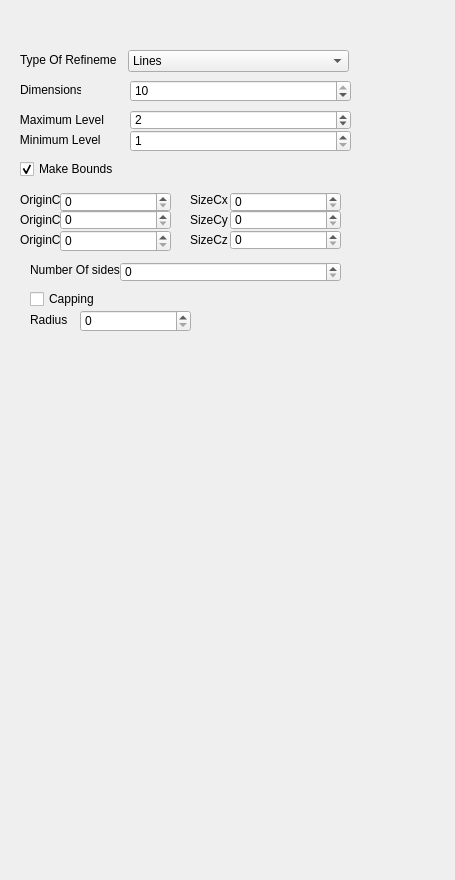
<ui version="4.0" >
 <class>Form</class>
 <widget class="QWidget" name="Form" >
  <property name="geometry" >
   <rect>
    <x>0</x>
    <y>0</y>
    <width>455</width>
    <height>880</height>
   </rect>
  </property>
  <property name="windowTitle" >
   <string>Form</string>
  </property>
  <widget class="QComboBox" name="TypeOfRefinement" >
   <property name="geometry" >
    <rect>
     <x>128</x>
     <y>50</y>
     <width>221</width>
     <height>22</height>
    </rect>
   </property>
   <item>
    <property name="text" >
     <string>Lines</string>
    </property>
   </item>
   <item>
    <property name="text" >
     <string>Tube Contour</string>
    </property>
   </item>
  </widget>
  <widget class="QLabel" name="label_2" >
   <property name="geometry" >
    <rect>
     <x>20</x>
     <y>50</y>
     <width>96</width>
     <height>20</height>
    </rect>
   </property>
   <property name="text" >
    <string>Type Of Refinement</string>
   </property>
  </widget>
  <widget class="QSpinBox" name="Dimensions" >
   <property name="geometry" >
    <rect>
     <x>130</x>
     <y>80</y>
     <width>221</width>
     <height>22</height>
    </rect>
   </property>
   <property name="minimum" >
    <number>2</number>
   </property>
   <property name="maximum" >
    <number>10</number>
   </property>
   <property name="value" >
    <number>10</number>
   </property>
  </widget>
  <widget class="QLabel" name="label_3" >
   <property name="geometry" >
    <rect>
     <x>20</x>
     <y>80</y>
     <width>61</width>
     <height>20</height>
    </rect>
   </property>
   <property name="text" >
    <string>Dimensions</string>
   </property>
  </widget>
  <widget class="QLabel" name="label_4" >
   <property name="geometry" >
    <rect>
     <x>10</x>
     <y>110</y>
     <width>101</width>
     <height>20</height>
    </rect>
   </property>
   <property name="text" >
    <string>   Maximum Level</string>
   </property>
  </widget>
  <widget class="QLabel" name="label_5" >
   <property name="geometry" >
    <rect>
     <x>10</x>
     <y>130</y>
     <width>101</width>
     <height>20</height>
    </rect>
   </property>
   <property name="text" >
    <string>   Minimum Level</string>
   </property>
  </widget>
  <widget class="QCheckBox" name="MakeBounds" >
   <property name="geometry" >
    <rect>
     <x>20</x>
     <y>160</y>
     <width>131</width>
     <height>18</height>
    </rect>
   </property>
   <property name="text" >
    <string>Make Bounds</string>
   </property>
   <property name="checked" >
    <bool>true</bool>
   </property>
  </widget>
  <widget class="QSpinBox" name="OriginCx" >
   <property name="geometry" >
    <rect>
     <x>60</x>
     <y>192</y>
     <width>111</width>
     <height>20</height>
    </rect>
   </property>
   <property name="maximum" >
    <number>16777215</number>
   </property>
  </widget>
  <widget class="QSpinBox" name="OriginCy" >
   <property name="geometry" >
    <rect>
     <x>60</x>
     <y>210</y>
     <width>111</width>
     <height>20</height>
    </rect>
   </property>
   <property name="maximum" >
    <number>16777215</number>
   </property>
  </widget>
  <widget class="QSpinBox" name="SizeCx" >
   <property name="geometry" >
    <rect>
     <x>230</x>
     <y>192</y>
     <width>111</width>
     <height>20</height>
    </rect>
   </property>
   <property name="maximum" >
    <number>16777215</number>
   </property>
  </widget>
  <widget class="QSpinBox" name="SizeCy" >
   <property name="geometry" >
    <rect>
     <x>230</x>
     <y>210</y>
     <width>111</width>
     <height>20</height>
    </rect>
   </property>
   <property name="maximum" >
    <number>16777215</number>
   </property>
  </widget>
  <widget class="QSpinBox" name="OriginCz" >
   <property name="geometry" >
    <rect>
     <x>60</x>
     <y>230</y>
     <width>111</width>
     <height>22</height>
    </rect>
   </property>
   <property name="maximum" >
    <number>16777215</number>
   </property>
  </widget>
  <widget class="QSpinBox" name="SizeCz" >
   <property name="geometry" >
    <rect>
     <x>230</x>
     <y>230</y>
     <width>111</width>
     <height>20</height>
    </rect>
   </property>
   <property name="maximum" >
    <number>16777215</number>
   </property>
  </widget>
  <widget class="QLabel" name="label_6" >
   <property name="geometry" >
    <rect>
     <x>20</x>
     <y>190</y>
     <width>41</width>
     <height>20</height>
    </rect>
   </property>
   <property name="text" >
    <string>OriginCx</string>
   </property>
  </widget>
  <widget class="QLabel" name="label_7" >
   <property name="geometry" >
    <rect>
     <x>20</x>
     <y>210</y>
     <width>41</width>
     <height>20</height>
    </rect>
   </property>
   <property name="text" >
    <string>OriginCy</string>
   </property>
  </widget>
  <widget class="QLabel" name="label_8" >
   <property name="geometry" >
    <rect>
     <x>20</x>
     <y>230</y>
     <width>41</width>
     <height>20</height>
    </rect>
   </property>
   <property name="text" >
    <string>OriginCz</string>
   </property>
  </widget>
  <widget class="QLabel" name="label_9" >
   <property name="geometry" >
    <rect>
     <x>190</x>
     <y>190</y>
     <width>41</width>
     <height>20</height>
    </rect>
   </property>
   <property name="text" >
    <string>SizeCx</string>
   </property>
  </widget>
  <widget class="QLabel" name="label_10" >
   <property name="geometry" >
    <rect>
     <x>190</x>
     <y>210</y>
     <width>41</width>
     <height>20</height>
    </rect>
   </property>
   <property name="text" >
    <string>SizeCy</string>
   </property>
  </widget>
  <widget class="QLabel" name="label_11" >
   <property name="geometry" >
    <rect>
     <x>190</x>
     <y>230</y>
     <width>41</width>
     <height>20</height>
    </rect>
   </property>
   <property name="text" >
    <string>SizeCz</string>
   </property>
  </widget>
  <widget class="QSpinBox" name="NumberOfSides" >
   <property name="geometry" >
    <rect>
     <x>120</x>
     <y>262</y>
     <width>221</width>
     <height>20</height>
    </rect>
   </property>
   <property name="maximum" >
    <number>16777215</number>
   </property>
  </widget>
  <widget class="QLabel" name="label_12" >
   <property name="geometry" >
    <rect>
     <x>30</x>
     <y>260</y>
     <width>111</width>
     <height>20</height>
    </rect>
   </property>
   <property name="text" >
    <string>Number Of sides</string>
   </property>
  </widget>
  <widget class="QCheckBox" name="Capping" >
   <property name="geometry" >
    <rect>
     <x>30</x>
     <y>290</y>
     <width>131</width>
     <height>18</height>
    </rect>
   </property>
   <property name="text" >
    <string>Capping</string>
   </property>
  </widget>
  <widget class="QSpinBox" name="Radius" >
   <property name="geometry" >
    <rect>
     <x>80</x>
     <y>310</y>
     <width>111</width>
     <height>22</height>
    </rect>
   </property>
   <property name="maximum" >
    <number>16777215</number>
   </property>
  </widget>
  <widget class="QLabel" name="label_13" >
   <property name="geometry" >
    <rect>
     <x>30</x>
     <y>310</y>
     <width>41</width>
     <height>20</height>
    </rect>
   </property>
   <property name="text" >
    <string>Radius</string>
   </property>
  </widget>
  <widget class="QSpinBox" name="MaximunLevel" >
   <property name="geometry" >
    <rect>
     <x>130</x>
     <y>110</y>
     <width>221</width>
     <height>20</height>
    </rect>
   </property>
   <property name="minimum" >
    <number>1</number>
   </property>
   <property name="maximum" >
    <number>11</number>
   </property>
   <property name="value" >
    <number>2</number>
   </property>
  </widget>
  <widget class="QSpinBox" name="MinimumLevel" >
   <property name="geometry" >
    <rect>
     <x>130</x>
     <y>130</y>
     <width>221</width>
     <height>22</height>
    </rect>
   </property>
   <property name="minimum" >
    <number>1</number>
   </property>
   <property name="maximum" >
    <number>10</number>
   </property>
  </widget>
 </widget>
 <resources/>
 <connections/>
</ui>
